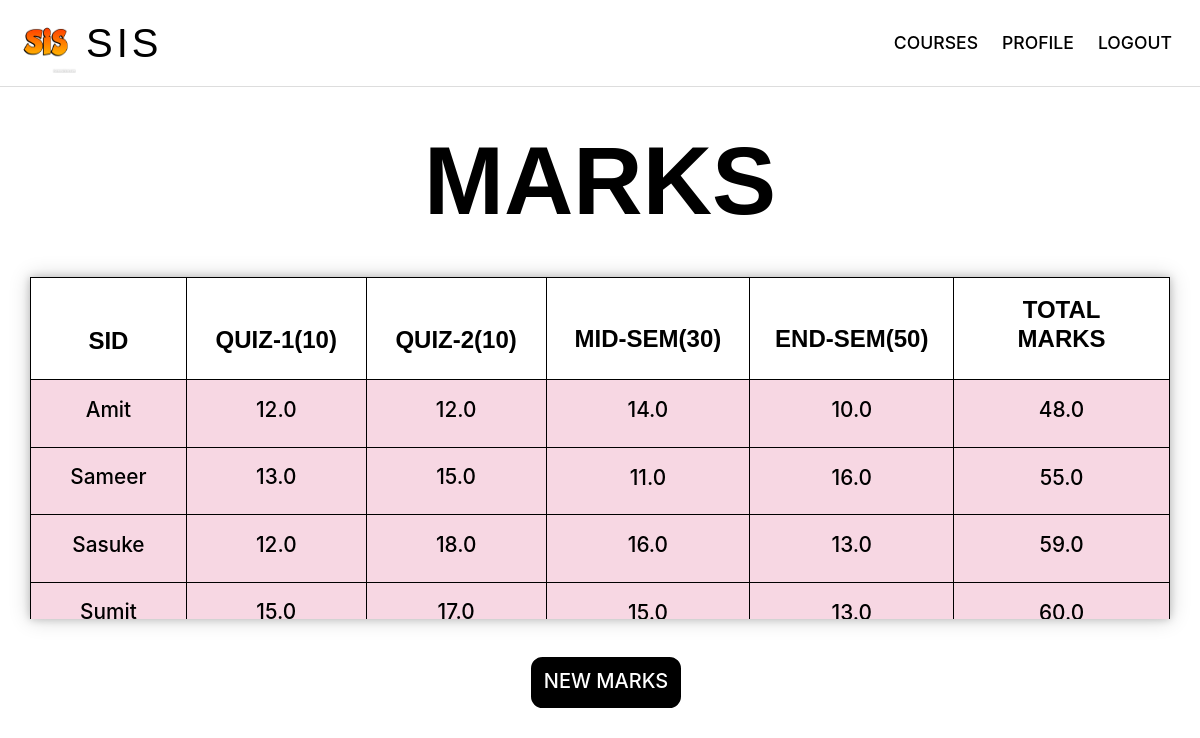
The app's page /teacher_marks/ (signed in) with its own data.
### app_one/models.py (models this page shows, shortened)
class Mark(models.Model):
    student_id = models.ForeignKey(StudentInfo, on_delete = models.CASCADE)
    course_id = models.ForeignKey(Course, on_delete = models.CASCADE)
    quiz1 = models.FloatField(null = True, blank = True)
    quiz2 = models.FloatField(null = True, blank = True)
    mst = models.FloatField( null = True, blank = True)
    est = models.FloatField( null = True, blank = True)

class StudentInfo(models.Model):
    admin = models.OneToOneField(UserInfo, on_delete = models.CASCADE)
    name = models.CharField(max_length = 20, null = True, blank = True)
    address = models.CharField(max_length = 100, null = True, blank = True)
    age = models.IntegerField(null = True, blank = True)
    gender_types = (("M", "Male"), ("F", "Female"))
    gender = models.CharField(choices = gender_types, max_length = 1, null = True, blank = True)
    contact = models.CharField(max_length = 10, null = True, blank = True)
    emailID = models.EmailField(max_length = 50, null = True, blank = True)

class UserInfo(models.Model):
    user = models.OneToOneField(User, on_delete = models.CASCADE)
    role_types = ((False, "Student"), (True, "Teacher"))
    role = models.BooleanField(choices = role_types, default = False)

### app_one/views.py (the view)
# urls.py: path('teacher_marks/', views.teacher_marks_view, name = 'teacher_marks_url'),
@login_required
def teacher_marks_view(request):
    students_list = Mark.objects.filter(course_id = request.session['cid'])
    lst = []
    student_lst = []
    for i in students_list:
        uname = i.student_id.admin.user.username
        if uname not in lst:
            lst.append(uname)
    lst.sort()
    for i in lst:
            user = User.objects.get(username = i)
            userinfo = UserInfo.objects.get(user = user)
            studentinfo = StudentInfo.objects.get(admin = userinfo)
            course_instance = Course.objects.get(course_id = request.session['cid'])
            marks_obj = Mark.objects.filter(student_id = studentinfo, course_id = course_instance)
            total = 0
            for obj in marks_obj:
                if obj.quiz1 is not None:
                    total += obj.quiz1
                if obj.quiz2 is not None:
                    total += obj.quiz2
                if obj.mst is not None:
                    total += obj.mst
                if obj.est is not None:
                    total += obj.est
                student_lst.append((obj, total))
    return render(request, 'teacher_marks.html', {'students' : student_lst})

### templates/teacher_marks.html (shortened to what this page needs)
{% load static %}
<!DOCTYPE html>
<html lang="en" dir="ltr">
<head>
  <link rel="stylesheet" href="https://cdn.jsdelivr.net/npm/bootstrap@4.6.0/dist/css/bootstrap.min.css">
  <link rel="stylesheet" type="text/css" href="{% static 'teacher_marks.css' %}">
<body>
    <div class="navb">
      <nav style='border-bottom: 1px solid rgb(221, 221, 221);' class="navbar navbar-expand-lg navbar-light">
        <img src="{% static 'tag.png' %}" width="60" height="60" class="d-inline-block align-top" alt="Logo">
          <a class="navbar-brand" id='DATUM_HEADING' href="{% url 'home_url' %}">SIS</a>
          <div class="collapse navbar-collapse" id="navbarSupportedContent">
            <a class="nav-link" href="{% url 'course_url' %}">COURSES</a>
            <a class="nav-link" href="{% url 'profile_url' %}">PROFILE </a>
            <a class="nav-link" href="{% url 'logout_url' %}">LOGOUT </a>
          </div>
      </nav>
    </div>
    <div class='user-profile' style="margin-top:2%;margin-bottom:2%;">
        <h1 class="gradient-text">MARKS</h1>
    </div>
    <div class='container'>
      <div class='row'>
        <div class="col" id='box' style="width:150%;max-height:342px;">
            <table class="table table-hover">
              <thead>
                <tr>
                  <th style="width:13%;position:sticky;top:0;">
                    <h4 id='heading_text'>SID</h4>
                  </th>
                  <th style=" width:15%;position:sticky;top:0;">
                    <h4 id='heading_text'>QUIZ-1(10)<h4>
                  </th>
                  <th style=" width:15%;position:sticky;top:0;">
                    <h4 id='heading_text'>QUIZ-2(10)<h4>
                  </th>
                  <th style="width:17%;position:sticky;top:0;">
                    <h4 id='heading_text'>MID-SEM(30)<h4>
                  </th>
                  <th style=" width:17%;position:sticky;top:0;">
                    <h4 id='heading_text'>END-SEM(50)<h4>
                  </th>
                  <th style=" width:18%;position:sticky;top:0;">
                    <h4 id='heading_text'>TOTAL MARKS<h4>
                  </th>
                </tr>
              </thead>
              <tbody>
                {% for i,j in students %}
                <tr>
                  <td>
                    <h5 id='normal_text'>{{ i.student_id.admin.user.username }}</h5>
                  </td>
                  <td>
                    <h5 id='normal_text'>{{ i.quiz1 }}</h5>
                  </td>
                  <td>
                    <h5 id='normal_text'>{{ i.quiz2 }}</h5>
                  </td>
                  <td>
                    <h5 id='normal_text'>{{ i.mst }}</h5>
                  </td>
                  <td>
                    <h5 id='normal_text'>{{ i.est }}</h5>
                  </td>
                  <td>
                    <h5 id='normal_text'>{{ j }}</h5>
                  </td>
                </tr>
                {% endfor %}
              </tbody>
            </table>
          </div>
      </div>
    </div>
    <div class="naah">
      <a style="text-decoration: none;" href="{% url 'mark_marks_url' %}"><button class='quiznew' type="button">
        <h5>NEW MARKS</h5>
        </button></a>
    </div>
</body>
</html>

### static/teacher_marks.css (style rules this page uses)
#DATUM_HEADING { color: black; font-weight: 500; letter-spacing: 4px; font-size: 2.5em; padding-left: 10px; margin-right: 0.5rem; font-family: sans-serif; }
.nav-link { text-align: left; padding: 3px 10px; margin: 1px 2px; font-size:1.1em; font-weight: 500; color: black; font-family: inherit; font-style: normal; border-radius: 0.7em; transition: .5s; }
.user-profile { padding-top: 1%; padding-bottom: 2.5%; border-radius: 1em; margin: 7px; justify-content: center; display: flex; }
.gradient-text { font-family: Druk,Impact,sans-serif; color: black; width: fit-content; font-weight: 600; font-size: 6em; text-align: center; margin-bottom: -5; margin-top: 10; }
#box { margin: -2% 0% 0% 0%; padding: 0%; display: flex; overflow: scroll; box-shadow: 0px 0px 8px 0px rgba(0, 0, 0, 0.2), 0px 0px 20px 0px rgba(0, 0, 0, 0.19); }
#heading_text { padding:3% 5% 3% 5%; font-size:1.5em; font-weight: 900; color: black; font-family: sans-serif; font-style: normal; text-align: center; }
#normal_text { font-size:1.3em; color: black; font-family: inherit; font-style: normal; text-align: center; padding:3% 3% 2% 3%; }
.naah { text-align: center; margin-top: 3%; }
.quiznew { font-family: inherit; font-size: 1.2em; font-weight: normal; padding: 12px 13px 7px 13px; margin-left: 1%; bottom: 2%; border-radius: 0.7em; transition: .5s; border: 2px solid white; color: white; background-color: black; }
th { background-color: white; border: 1px solid black; }
td { background-color: rgba(242,189,209,0.6); border: 1px solid black; }
.table th { border: 1px solid black; }
.table thead th { border: 1px solid black; }
.table td { vertical-align: middle; }

### records on screen
Mark: student_id.admin.user.username "Amit", quiz1 "12.0", quiz2 "12.0", mst "14.0", est "10.0", j "48.0"
Mark: student_id.admin.user.username "Sameer", quiz1 "13.0", quiz2 "15.0", mst "11.0", est "16.0", j "55.0"
Mark: student_id.admin.user.username "Sasuke", quiz1 "12.0", quiz2 "18.0", mst "16.0", est "13.0", j "59.0"
Mark: student_id.admin.user.username "Sumit", quiz1 "15.0", quiz2 "17.0", mst "15.0", est "13.0", j "60.0"
